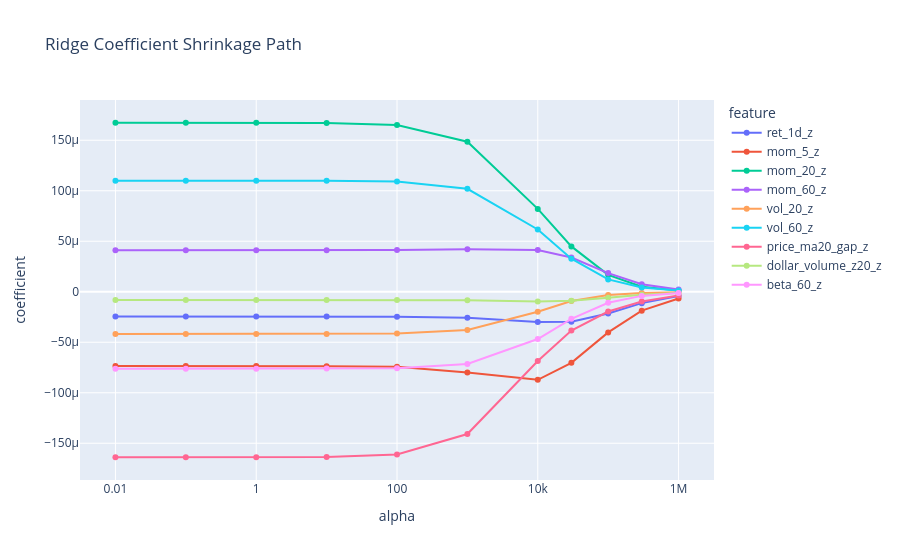

Notebook code cell kept with this figure:
### Code cell
fig = px.line(
    ridge_path,
    x="alpha",
    y="coefficient",
    color="feature",
    log_x=True,
    markers=True,
    title="Ridge Coefficient Shrinkage Path",
)

fig.show()

### Figure 1 — Plotly figure (JSON) as saved in the notebook; plotly's stock layout.template omitted (floating-point values rounded to 4 significant figures)
{"data": [{"hovertemplate": "feature=ret_1d_z<br>alpha=%{x}<br>coefficient=%{y}<extra></extra>", "legendgroup": "ret_1d_z", "line": {"color": "#636efa", "dash": "solid"}, "marker": {"symbol": "circle"}, "mode": "lines+markers", "name": "ret_1d_z", "orientation": "v", "showlegend": true, "type": "scatter", "x": [0.01, 0.1, 1.0, 10.0, 100.0, 1000.0, 10000.0, 30000.0, 100000.0, 300000.0, 1000000.0], "xaxis": "x", "y": [-2.449e-05, -2.449e-05, -2.449e-05, -2.45e-05, -2.462e-05, -2.566e-05, -2.989e-05, -2.967e-05, -2.154e-05, -1.127e-05, -4.204e-06], "yaxis": "y"}, {"hovertemplate": "feature=mom_5_z<br>alpha=%{x}<br>coefficient=%{y}<extra></extra>", "legendgroup": "mom_5_z", "line": {"color": "#EF553B", "dash": "solid"}, "marker": {"symbol": "circle"}, "mode": "lines+markers", "name": "mom_5_z", "orientation": "v", "showlegend": true, "type": "scatter", "x": [0.01, 0.1, 1.0, 10.0, 100.0, 1000.0, 10000.0, 30000.0, 100000.0, 300000.0, 1000000.0], "xaxis": "x", "y": [-7.356e-05, -7.356e-05, -7.357e-05, -7.364e-05, -7.435e-05, -7.998e-05, -8.716e-05, -7.033e-05, -4.025e-05, -1.871e-05, -6.653e-06], "yaxis": "y"}, {"hovertemplate": "feature=mom_20_z<br>alpha=%{x}<br>coefficient=%{y}<extra></extra>", "legendgroup": "mom_20_z", "line": {"color": "#00cc96", "dash": "solid"}, "marker": {"symbol": "circle"}, "mode": "lines+markers", "name": "mom_20_z", "orientation": "v", "showlegend": true, "type": "scatter", "x": [0.01, 0.1, 1.0, 10.0, 100.0, 1000.0, 10000.0, 30000.0, 100000.0, 300000.0, 1000000.0], "xaxis": "x", "y": [0.0001673, 0.0001673, 0.0001673, 0.0001671, 0.0001652, 0.0001485, 8.204e-05, 4.492e-05, 1.677e-05, 5e-06, 1.151e-06], "yaxis": "y"}, {"hovertemplate": "feature=mom_60_z<br>alpha=%{x}<br>coefficient=%{y}<extra></extra>", "legendgroup": "mom_60_z", "line": {"color": "#ab63fa", "dash": "solid"}, "marker": {"symbol": "circle"}, "mode": "lines+markers", "name": "mom_60_z", "orientation": "v", "showlegend": true, "type": "scatter", "x": [0.01, 0.1, 1.0, 10.0, 100.0, 1000.0, 10000.0, 30000.0, 100000.0, 300000.0, 1000000.0], "xaxis": "x", "y": [4.12e-05, 4.12e-05, 4.12e-05, 4.121e-05, 4.13e-05, 4.2e-05, 4.14e-05, 3.385e-05, 1.849e-05, 7.412e-06, 2.248e-06], "yaxis": "y"}, {"hovertemplate": "feature=vol_20_z<br>alpha=%{x}<br>coefficient=%{y}<extra></extra>", "legendgroup": "vol_20_z", "line": {"color": "#FFA15A", "dash": "solid"}, "marker": {"symbol": "circle"}, "mode": "lines+markers", "name": "vol_20_z", "orientation": "v", "showlegend": true, "type": "scatter", "x": [0.01, 0.1, 1.0, 10.0, 100.0, 1000.0, 10000.0, 30000.0, 100000.0, 300000.0, 1000000.0], "xaxis": "x", "y": [-4.185e-05, -4.185e-05, -4.185e-05, -4.181e-05, -4.143e-05, -3.793e-05, -1.98e-05, -9.153e-06, -3.239e-06, -1.214e-06, -3.918e-07], "yaxis": "y"}, {"hovertemplate": "feature=vol_60_z<br>alpha=%{x}<br>coefficient=%{y}<extra></extra>", "legendgroup": "vol_60_z", "line": {"color": "#19d3f3", "dash": "solid"}, "marker": {"symbol": "circle"}, "mode": "lines+markers", "name": "vol_60_z", "orientation": "v", "showlegend": true, "type": "scatter", "x": [0.01, 0.1, 1.0, 10.0, 100.0, 1000.0, 10000.0, 30000.0, 100000.0, 300000.0, 1000000.0], "xaxis": "x", "y": [0.0001099, 0.0001099, 0.0001099, 0.0001098, 0.0001091, 0.0001019, 6.165e-05, 3.275e-05, 1.225e-05, 4.317e-06, 1.309e-06], "yaxis": "y"}, {"hovertemplate": "feature=price_ma20_gap_z<br>alpha=%{x}<br>coefficient=%{y}<extra></extra>", "legendgroup": "price_ma20_gap_z", "line": {"color": "#FF6692", "dash": "solid"}, "marker": {"symbol": "circle"}, "mode": "lines+markers", "name": "price_ma20_gap_z", "orientation": "v", "showlegend": true, "type": "scatter", "x": [0.01, 0.1, 1.0, 10.0, 100.0, 1000.0, 10000.0, 30000.0, 100000.0, 300000.0, 1000000.0], "xaxis": "x", "y": [-0.0001638, -0.0001638, -0.0001638, -0.0001636, -0.0001612, -0.0001409, -6.854e-05, -3.841e-05, -1.959e-05, -9.583e-06, -3.621e-06], "yaxis": "y"}, {"hovertemplate": "feature=dollar_volume_z20_z<br>alpha=%{x}<br>coefficient=%{y}<extra></extra>", "legendgroup": "dollar_volume_z20_z", "line": {"color": "#B6E880", "dash": "solid"}, "marker": {"symbol": "circle"}, "mode": "lines+markers", "name": "dollar_volume_z20_z", "orientation": "v", "showlegend": true, "type": "scatter", "x": [0.01, 0.1, 1.0, 10.0, 100.0, 1000.0, 10000.0, 30000.0, 100000.0, 300000.0, 1000000.0], "xaxis": "x", "y": [-8.091e-06, -8.091e-06, -8.091e-06, -8.095e-06, -8.136e-06, -8.483e-06, -9.581e-06, -8.936e-06, -6.038e-06, -3.032e-06, -1.106e-06], "yaxis": "y"}, {"hovertemplate": "feature=beta_60_z<br>alpha=%{x}<br>coefficient=%{y}<extra></extra>", "legendgroup": "beta_60_z", "line": {"color": "#FF97FF", "dash": "solid"}, "marker": {"symbol": "circle"}, "mode": "lines+markers", "name": "beta_60_z", "orientation": "v", "showlegend": true, "type": "scatter", "x": [0.01, 0.1, 1.0, 10.0, 100.0, 1000.0, 10000.0, 30000.0, 100000.0, 300000.0, 1000000.0], "xaxis": "x", "y": [-7.613e-05, -7.613e-05, -7.613e-05, -7.608e-05, -7.564e-05, -7.154e-05, -4.681e-05, -2.684e-05, -1.091e-05, -4.084e-06, -1.287e-06], "yaxis": "y"}], "layout": {"legend": {"title": {"text": "feature"}, "tracegroupgap": 0}, "title": {"text": "Ridge Coefficient Shrinkage Path"}, "xaxis": {"anchor": "y", "domain": [0, 1], "title": {"text": "alpha"}, "type": "log"}, "yaxis": {"anchor": "x", "domain": [0, 1], "title": {"text": "coefficient"}}}}
